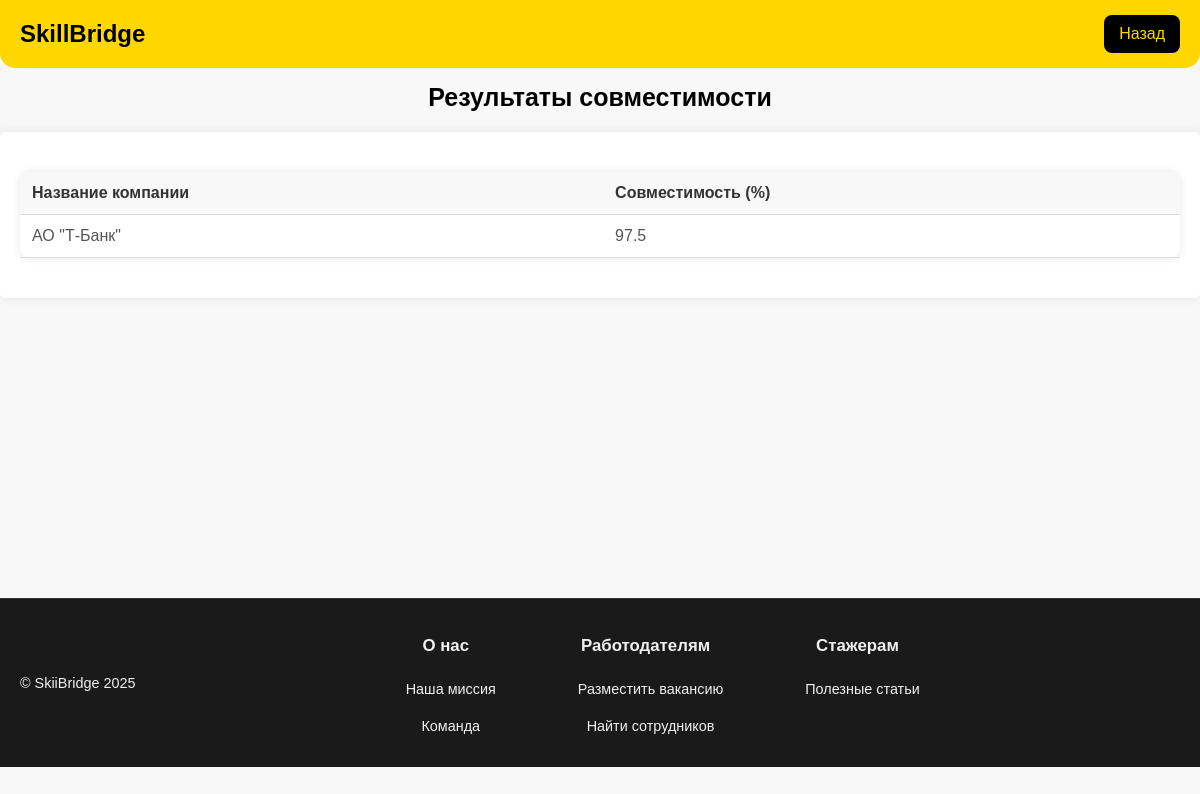
Before: /calculate_compatibility/1 with the older database file.
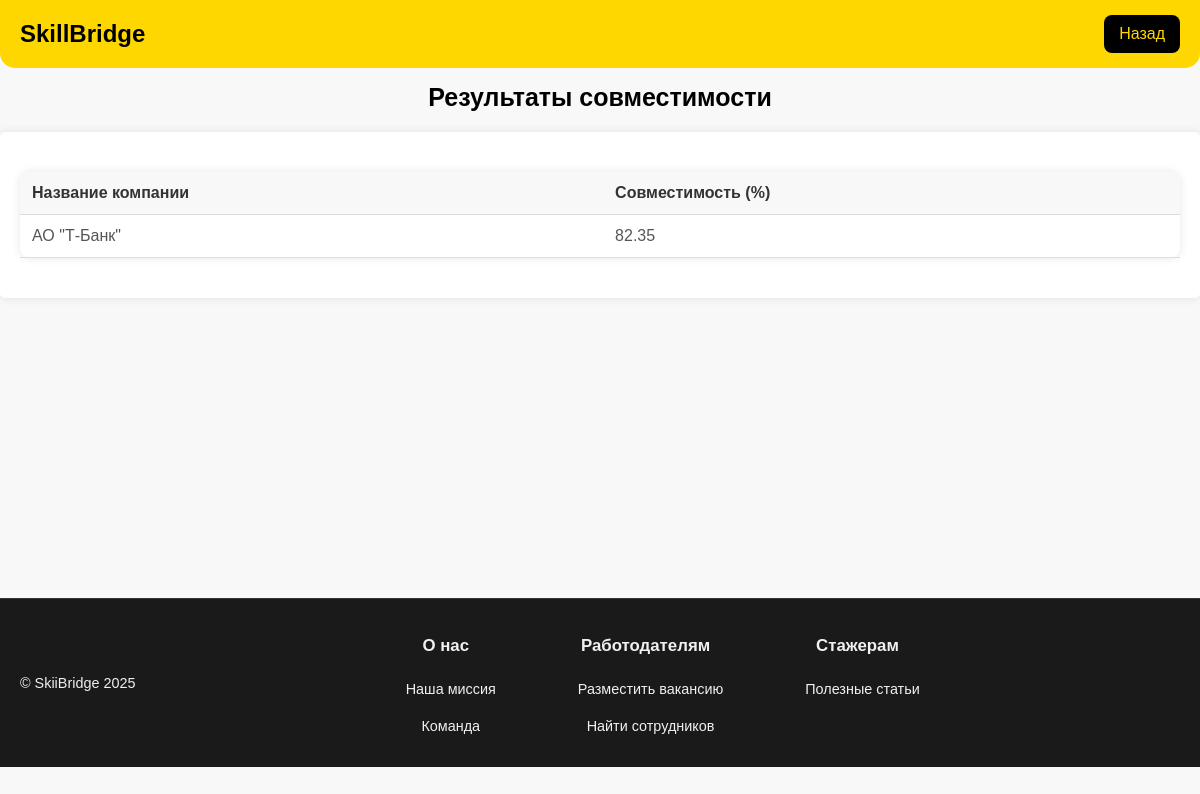
After: the same page with the newer database file.
### tables this page shows
CREATE TABLE comp (
            id INTEGER PRIMARY KEY AUTOINCREMENT,
            comp_name TEXT NOT NULL,
            email TEXT NOT NULL UNIQUE,
            password TEXT NOT NULL,
            hard_skills TEXT,
            soft_skills TEXT,
            description TEXT,
            location TEXT,
            hardskill_score INTEGER,  -- Баллы за hardskill
            softskill_score INTEGER,  -- Баллы за softskill
            location_score INTEGER,   -- Баллы за location
            rating DOUBLE,
            id_request INTEGER,
            FOREIGN KEY (id_request) REFERENCES request(id)
        );

### main.py (the view)
@app.route("/calculate_compatibility/<int:user_id>")
def calculate_compatibility(user_id):
    from DB import calculate_compatibility as calc_comp
    results = calc_comp(user_id)
    return render_template("compatibility_results.html", results=results)

### main.py (called while the page is built)
@app.after_request
def add_no_cache_headers(response):
    if 'Cache-Control' not in response.headers:
        response.headers['Cache-Control'] = 'no-store, no-cache, must-revalidate, max-age=0'
        response.headers['Pragma'] = 'no-cache'
        response.headers['Expires'] = '-1'
    return response

### templates/compatibility_results.html (shortened to what this page needs)
<!DOCTYPE html>
<html lang="ru">
<head>
    <link rel="stylesheet" href="{{ url_for('static', filename='styles.css') }}">
</head>
<body>
    <div class="header">
        <div class="logo">SkillBridge</div>
        <div class="header-buttons">
            <button onclick="window.history.back()">Назад</button>
        </div>
    </div>
    <h1 class="page__title">Результаты совместимости</h1>
    <div class="container">
        <table class="results-table">
            <thead>
                <tr>
                    <th>Название компании</th>
                    <th>Совместимость (%)</th>
                </tr>
            </thead>
            <tbody>
                {% for result in results %}
                <tr>
                    <td>{{ result.name_company }}</td>
                    <td>{{ result.compatibility | round(2) }}</td>
                </tr>
                {% endfor %}
            </tbody>
        </table>
    </div>
    <footer>
        <div class="footer-content">
          <div class="footer-left">
            <p>&copy; SkiiBridge 2025</p>
          </div>
          <div class="footer-center">
            <div class="footer-section">
              <h3>О нас</h3>
              <a href="#" class="footer-button">Наша миссия</a>
              <a href="#" class="footer-button">Команда</a>
            </div>
            <div class="footer-section">
              <h3>Работодателям</h3>
              <a href="#" class="footer-button">Разместить вакансию</a>
              <a href="#" class="footer-button">Найти сотрудников</a>
            </div>
            <div class="footer-section">
              <h3>Стажерам</h3>
              <a href="#" class="footer-button">Полезные статьи</a>
            </div>
          </div>
        </div>
      </footer>
</body>
</html>

### static/styles.css (style rules this page uses)
* { padding: 0; box-sizing: border-box; font-family: Arial, sans-serif; }
body { margin: 0; font-family: Arial, sans-serif; background-color: #f8f8f8; }
body::before { content: ""; position: fixed; top: 0; left: 0; width: 100%; height: 100%; filter: blur(15px); opacity: 0.3; z-index: -1; }
.header { background-color: #FFD700; color: #000; display: flex; justify-content: space-between; align-items: center; padding: 15px 20px; border-radius: 0 0 15px 15px; }
.logo { font-size: 24px; font-weight: bold; }
.header-buttons button { background-color: #000; color: #FFD700; border: none; padding: 10px 15px; margin-left: 10px; font-size: 16px; cursor: pointer; border-radius: 8px; transition: 0.3s; }
.container { display: flex; max-width: 1400px; margin: 20px auto; padding: 20px; background-color: #fff; border-radius: 5px; box-shadow: 0 0 10px rgba(0, 0, 0, 0.1); }
.page__title { display: flex; justify-content: center; align-items: center; margin-top: 15px; font-size: 25px; }
h2, h3 { text-align: center; }
.results-table { width: 100%; border-collapse: collapse; margin: 20px 0; background: white; border-radius: 10px; box-shadow: 0 0 10px rgba(0, 0, 0, 0.1); }
.results-table th, .results-table td { padding: 12px; text-align: left; border-bottom: 1px solid #ddd; }
.results-table th { background-color: #f8f8f8; font-weight: bold; color: #333; }
.results-table td { color: #555; }
button { transition: all 0.3s ease; }
footer { background-color: #1a1a1a; color: #f0f0f0; padding: 20px 0; font-size: 0.9em; border-top: 1px solid #333; margin-top: 300px; }
.footer-content { max-width: 1200px; margin: 0 auto; padding: 0 20px; display: flex; justify-content: space-between; align-items: center; }
.footer-left { text-align: left; }
.footer-center { display: flex; justify-content: center; text-align: center; }
.footer-section { margin: 0 20px; }
.footer-button { background-color: transparent; color: #f0f0f0; padding: 8px 16px; margin: 5px; text-decoration: none; border-radius: 5px; transition: background-color 0.2s ease; display: block; width: 100%; box-sizing: border-box; }

Changed rows visible on the page:
changed comp "АО \"Т-Банк\"": compatibility "97.5" → "82.35"
